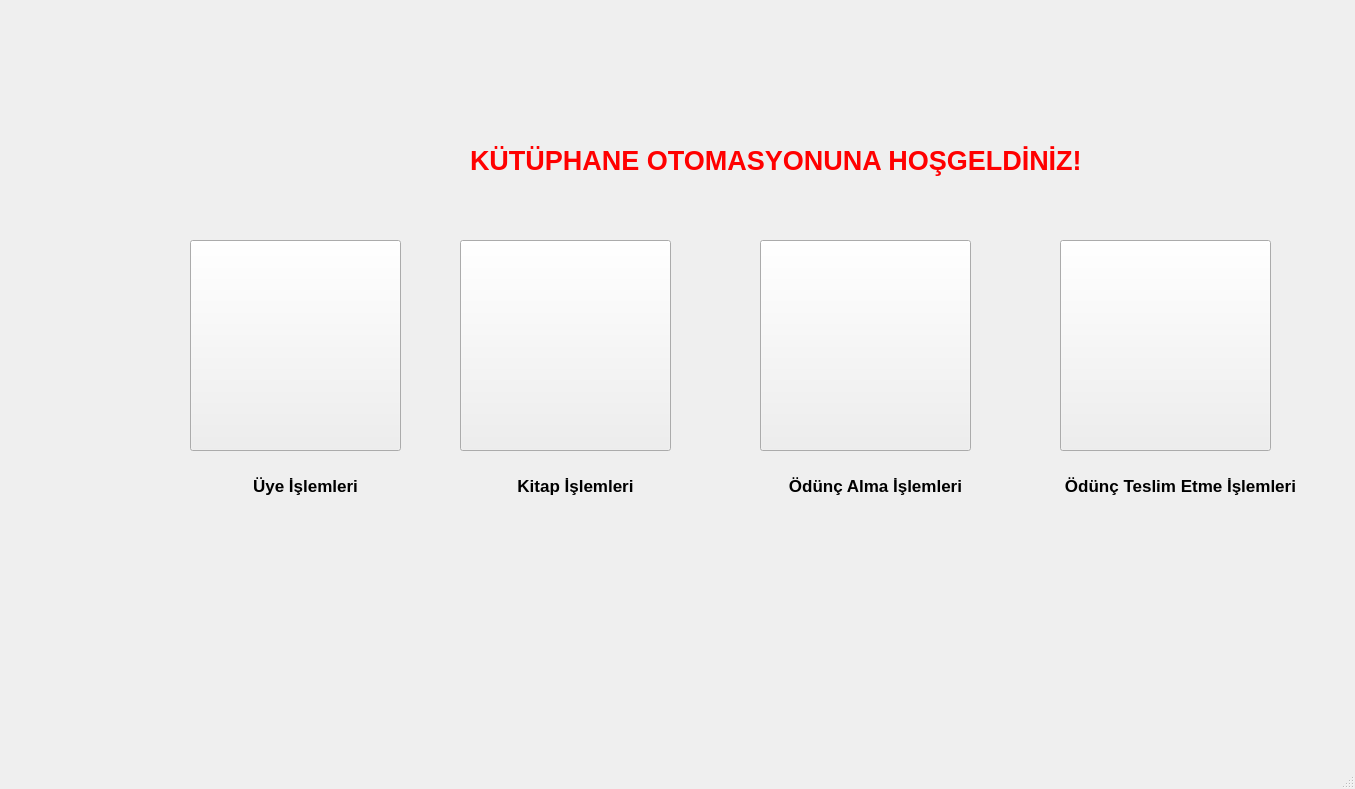
<?xml version="1.0" encoding="UTF-8"?>
<ui version="4.0">
 <class>MainWindow</class>
 <widget class="QMainWindow" name="MainWindow">
  <property name="geometry">
   <rect>
    <x>0</x>
    <y>0</y>
    <width>1355</width>
    <height>789</height>
   </rect>
  </property>
  <property name="windowTitle">
   <string>MainWindow</string>
  </property>
  <widget class="QWidget" name="centralwidget">
   <widget class="QLabel" name="label">
    <property name="geometry">
     <rect>
      <x>470</x>
      <y>130</y>
      <width>741</width>
      <height>61</height>
     </rect>
    </property>
    <property name="palette">
     <palette>
      <active>
       <colorrole role="WindowText">
        <brush brushstyle="SolidPattern">
         <color alpha="255">
          <red>255</red>
          <green>0</green>
          <blue>0</blue>
         </color>
        </brush>
       </colorrole>
      </active>
      <inactive>
       <colorrole role="WindowText">
        <brush brushstyle="SolidPattern">
         <color alpha="255">
          <red>255</red>
          <green>0</green>
          <blue>0</blue>
         </color>
        </brush>
       </colorrole>
      </inactive>
      <disabled/>
     </palette>
    </property>
    <property name="font">
     <font>
      <pointsize>20</pointsize>
      <bold>true</bold>
     </font>
    </property>
    <property name="text">
     <string>KÜTÜPHANE OTOMASYONUNA HOŞGELDİNİZ!</string>
    </property>
   </widget>
   <widget class="QPushButton" name="btn_kitap">
    <property name="geometry">
     <rect>
      <x>460</x>
      <y>240</y>
      <width>211</width>
      <height>211</height>
     </rect>
    </property>
    <property name="styleSheet">
     <string notr="true">border-image: url(:/images/images/book.jpg);</string>
    </property>
    <property name="text">
     <string/>
    </property>
   </widget>
   <widget class="QPushButton" name="btn_uye">
    <property name="geometry">
     <rect>
      <x>190</x>
      <y>240</y>
      <width>211</width>
      <height>211</height>
     </rect>
    </property>
    <property name="styleSheet">
     <string notr="true">border-image: url(:/images/images/user.jpg);</string>
    </property>
    <property name="text">
     <string/>
    </property>
   </widget>
   <widget class="QPushButton" name="btn_oduncalma">
    <property name="geometry">
     <rect>
      <x>760</x>
      <y>240</y>
      <width>211</width>
      <height>211</height>
     </rect>
    </property>
    <property name="styleSheet">
     <string notr="true">border-image: url(:/images/images/odunc_1.jpg);</string>
    </property>
    <property name="text">
     <string/>
    </property>
   </widget>
   <widget class="QPushButton" name="btn_oduncteslim">
    <property name="geometry">
     <rect>
      <x>1060</x>
      <y>240</y>
      <width>211</width>
      <height>211</height>
     </rect>
    </property>
    <property name="styleSheet">
     <string notr="true">border-image: url(:/images/images/odunc_2.jpg);</string>
    </property>
    <property name="text">
     <string/>
    </property>
   </widget>
   <widget class="QLabel" name="label_2">
    <property name="geometry">
     <rect>
      <x>230</x>
      <y>470</y>
      <width>151</width>
      <height>31</height>
     </rect>
    </property>
    <property name="font">
     <font>
      <pointsize>13</pointsize>
      <bold>true</bold>
     </font>
    </property>
    <property name="text">
     <string>Üye İşlemleri</string>
    </property>
    <property name="scaledContents">
     <bool>false</bool>
    </property>
    <property name="alignment">
     <set>Qt::AlignmentFlag::AlignCenter</set>
    </property>
   </widget>
   <widget class="QLabel" name="label_3">
    <property name="geometry">
     <rect>
      <x>490</x>
      <y>470</y>
      <width>171</width>
      <height>31</height>
     </rect>
    </property>
    <property name="font">
     <font>
      <pointsize>13</pointsize>
      <bold>true</bold>
     </font>
    </property>
    <property name="text">
     <string>Kitap İşlemleri</string>
    </property>
    <property name="alignment">
     <set>Qt::AlignmentFlag::AlignCenter</set>
    </property>
   </widget>
   <widget class="QLabel" name="label_4">
    <property name="geometry">
     <rect>
      <x>760</x>
      <y>470</y>
      <width>231</width>
      <height>31</height>
     </rect>
    </property>
    <property name="font">
     <font>
      <pointsize>13</pointsize>
      <bold>true</bold>
     </font>
    </property>
    <property name="text">
     <string>Ödünç Alma İşlemleri</string>
    </property>
    <property name="alignment">
     <set>Qt::AlignmentFlag::AlignCenter</set>
    </property>
   </widget>
   <widget class="QLabel" name="label_5">
    <property name="geometry">
     <rect>
      <x>1030</x>
      <y>470</y>
      <width>301</width>
      <height>31</height>
     </rect>
    </property>
    <property name="font">
     <font>
      <pointsize>13</pointsize>
      <bold>true</bold>
     </font>
    </property>
    <property name="text">
     <string>Ödünç Teslim Etme İşlemleri</string>
    </property>
    <property name="alignment">
     <set>Qt::AlignmentFlag::AlignCenter</set>
    </property>
   </widget>
  </widget>
  <widget class="QMenuBar" name="menubar">
   <property name="geometry">
    <rect>
     <x>0</x>
     <y>0</y>
     <width>1355</width>
     <height>26</height>
    </rect>
   </property>
  </widget>
  <widget class="QStatusBar" name="statusbar"/>
 </widget>
 <resources/>
 <connections/>
</ui>
